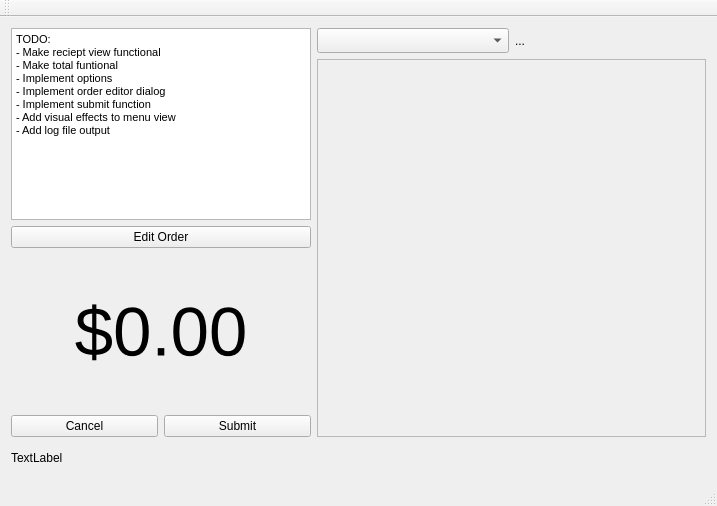
<?xml version="1.0" encoding="UTF-8"?>
<ui version="4.0">
 <class>MainWindow</class>
 <widget class="QMainWindow" name="MainWindow">
  <property name="geometry">
   <rect>
    <x>0</x>
    <y>0</y>
    <width>717</width>
    <height>506</height>
   </rect>
  </property>
  <property name="windowTitle">
   <string>Huff's Hwy Cafe</string>
  </property>
  <widget class="QWidget" name="centralWidget">
   <layout class="QGridLayout" name="gridLayout">
    <item row="2" column="0">
     <widget class="QPushButton" name="pushButton_edit_order">
      <property name="text">
       <string>Edit Order</string>
      </property>
     </widget>
    </item>
    <item row="3" column="0">
     <widget class="QLabel" name="label_cost">
      <property name="minimumSize">
       <size>
        <width>300</width>
        <height>40</height>
       </size>
      </property>
      <property name="maximumSize">
       <size>
        <width>300</width>
        <height>16777215</height>
       </size>
      </property>
      <property name="font">
       <font>
        <pointsize>52</pointsize>
       </font>
      </property>
      <property name="text">
       <string>$0.00</string>
      </property>
      <property name="alignment">
       <set>Qt::AlignCenter</set>
      </property>
     </widget>
    </item>
    <item row="0" column="0" rowspan="2">
     <widget class="QTextBrowser" name="text_reciept">
      <property name="minimumSize">
       <size>
        <width>300</width>
        <height>0</height>
       </size>
      </property>
      <property name="maximumSize">
       <size>
        <width>300</width>
        <height>16777215</height>
       </size>
      </property>
      <property name="html">
       <string>&lt;!DOCTYPE HTML PUBLIC &quot;-//W3C//DTD HTML 4.0//EN&quot; &quot;http://www.w3.org/TR/REC-html40/strict.dtd&quot;&gt;
&lt;html&gt;&lt;head&gt;&lt;meta name=&quot;qrichtext&quot; content=&quot;1&quot; /&gt;&lt;style type=&quot;text/css&quot;&gt;
p, li { white-space: pre-wrap; }
&lt;/style&gt;&lt;/head&gt;&lt;body style=&quot; font-family:'MS Shell Dlg 2'; font-size:8.25pt; font-weight:400; font-style:normal;&quot;&gt;
&lt;p style=&quot; margin-top:0px; margin-bottom:0px; margin-left:0px; margin-right:0px; -qt-block-indent:0; text-indent:0px;&quot;&gt;TODO:&lt;/p&gt;
&lt;p style=&quot; margin-top:0px; margin-bottom:0px; margin-left:0px; margin-right:0px; -qt-block-indent:0; text-indent:0px;&quot;&gt;- Make reciept view functional&lt;/p&gt;
&lt;p style=&quot; margin-top:0px; margin-bottom:0px; margin-left:0px; margin-right:0px; -qt-block-indent:0; text-indent:0px;&quot;&gt;- Make total funtional&lt;/p&gt;
&lt;p style=&quot; margin-top:0px; margin-bottom:0px; margin-left:0px; margin-right:0px; -qt-block-indent:0; text-indent:0px;&quot;&gt;- Implement options&lt;/p&gt;
&lt;p style=&quot; margin-top:0px; margin-bottom:0px; margin-left:0px; margin-right:0px; -qt-block-indent:0; text-indent:0px;&quot;&gt;- Implement order editor dialog&lt;/p&gt;
&lt;p style=&quot; margin-top:0px; margin-bottom:0px; margin-left:0px; margin-right:0px; -qt-block-indent:0; text-indent:0px;&quot;&gt;- Implement submit function&lt;/p&gt;
&lt;p style=&quot; margin-top:0px; margin-bottom:0px; margin-left:0px; margin-right:0px; -qt-block-indent:0; text-indent:0px;&quot;&gt;- Add visual effects to menu view&lt;/p&gt;
&lt;p style=&quot; margin-top:0px; margin-bottom:0px; margin-left:0px; margin-right:0px; -qt-block-indent:0; text-indent:0px;&quot;&gt;- Add log file output&lt;/p&gt;&lt;/body&gt;&lt;/html&gt;</string>
      </property>
     </widget>
    </item>
    <item row="0" column="1">
     <layout class="QHBoxLayout" name="horizontalLayout_2">
      <item>
       <widget class="QComboBox" name="comboBox_type">
        <property name="maximumSize">
         <size>
          <width>16777215</width>
          <height>25</height>
         </size>
        </property>
       </widget>
      </item>
      <item>
       <widget class="QLabel" name="label_static">
        <property name="maximumSize">
         <size>
          <width>16777215</width>
          <height>25</height>
         </size>
        </property>
        <property name="text">
         <string>...</string>
        </property>
       </widget>
      </item>
     </layout>
    </item>
    <item row="5" column="0" colspan="2">
     <widget class="QLabel" name="label_status">
      <property name="minimumSize">
       <size>
        <width>0</width>
        <height>30</height>
       </size>
      </property>
      <property name="maximumSize">
       <size>
        <width>16777215</width>
        <height>30</height>
       </size>
      </property>
      <property name="text">
       <string>TextLabel</string>
      </property>
     </widget>
    </item>
    <item row="4" column="0">
     <layout class="QHBoxLayout" name="horizontalLayout">
      <item>
       <widget class="QPushButton" name="pushButton_cancel">
        <property name="text">
         <string>Cancel</string>
        </property>
       </widget>
      </item>
      <item>
       <widget class="QPushButton" name="pushButton_submit">
        <property name="text">
         <string>Submit</string>
        </property>
       </widget>
      </item>
     </layout>
    </item>
    <item row="1" column="1" rowspan="4">
     <widget class="QScrollArea" name="scrollArea">
      <property name="widgetResizable">
       <bool>true</bool>
      </property>
      <widget class="QWidget" name="scrollAreaWidgetContents">
       <property name="geometry">
        <rect>
         <x>0</x>
         <y>0</y>
         <width>391</width>
         <height>302</height>
        </rect>
       </property>
      </widget>
     </widget>
    </item>
   </layout>
  </widget>
  <widget class="QMenuBar" name="menuBar">
   <property name="geometry">
    <rect>
     <x>0</x>
     <y>0</y>
     <width>717</width>
     <height>19</height>
    </rect>
   </property>
  </widget>
  <widget class="QToolBar" name="mainToolBar">
   <attribute name="toolBarArea">
    <enum>TopToolBarArea</enum>
   </attribute>
   <attribute name="toolBarBreak">
    <bool>false</bool>
   </attribute>
  </widget>
  <widget class="QStatusBar" name="statusBar">
   <property name="enabled">
    <bool>false</bool>
   </property>
  </widget>
 </widget>
 <layoutdefault spacing="6" margin="11"/>
 <resources/>
 <connections/>
</ui>
